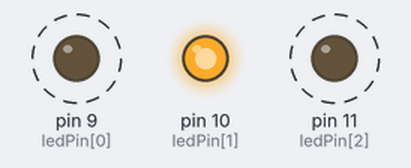
This sketch was run on a simulated Arduino Uno, built with avr-gcc and run on an emulated ATmega328P. On the bench: output pins drawn as LEDs (lit = HIGH). Dashed ring = blinking. What the sketch prints to the serial monitor is not drawn.

Above: at 1.5 s.
Timing chart, 0 to 5.6 s (numbered marks = the images above):
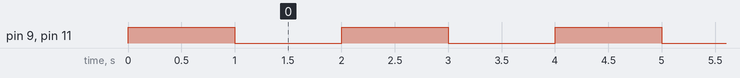

Measured:
- by itself, pin 9 (ledPin[0]), pin 11 (ledPin[2]): alternates HIGH for 1.0 s and LOW for 1.0 s

The sketch:

seventhProject.ino
```cpp
int ledPin[] = {9,10,11};
int ledLevels[] = {0,0,0};

void setup()
{
  Serial.begin(9600);
  Serial.println("Started");
  setColor();
  delay(1000);
}

void loop()
{
  ledLevels[0] = 255;
  ledLevels[2] = 255;
  setColor();
  delay(1000);
  ledLevels[0] = 0;
  ledLevels[2] = 0;
  setColor();
  delay(1000);
}

void setColor()
{
  Serial.print("LED is now: ");
  for(int i=0;i<3;i++)
  {
    analogWrite(ledPin[i],255-ledLevels[i]);
    if(ledLevels[i] < 16)
    {
      Serial.print("0");
    }
    Serial.print(ledLevels[i],HEX);
  }
  Serial.println();
}
```
